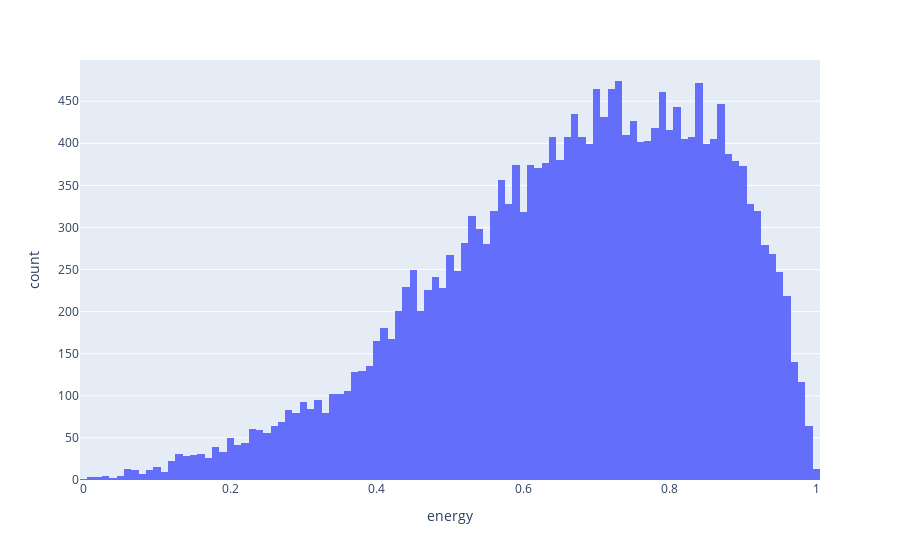

The cell this chart's notebook holds for it:
### Code cell
# Distribution Exploration VIA genre_super and chart variables # Distribution of the Spotify Attributes 
fig = px.histogram(attributes, x="energy")
fig.show()

### Figure 1 — Plotly figure (JSON) as saved in the notebook; plotly's stock layout.template omitted (floating-point values rounded to 4 significant figures; data arrays with more than 128 entries replaced by an {"elided": "..."} marker saying what was removed)
{"data": [{"alignmentgroup": "True", "bingroup": "x", "hovertemplate": "energy=%{x}<br>count=%{y}<extra></extra>", "legendgroup": "", "marker": {"color": "#636efa", "pattern": {"shape": ""}}, "name": "", "offsetgroup": "", "orientation": "v", "showlegend": false, "type": "histogram", "x": {"elided": "21921 float values"}, "xaxis": "x", "yaxis": "y"}], "layout": {"barmode": "relative", "legend": {"tracegroupgap": 0}, "margin": {"t": 60}, "xaxis": {"anchor": "y", "domain": [0, 1], "title": {"text": "energy"}}, "yaxis": {"anchor": "x", "domain": [0, 1], "title": {"text": "count"}}}}
